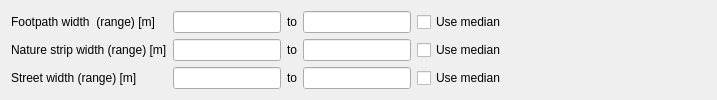
                 <widget class="QWidget" name="widget_5" native="true">
                  <property name="minimumSize">
                   <size>
                    <width>0</width>
                    <height>0</height>
                   </size>
                  </property>
                  <layout class="QGridLayout" name="gridLayout_7">
                   <item row="1" column="5">
                    <spacer name="horizontalSpacer_11">
                     <property name="orientation">
                      <enum>Qt::Horizontal</enum>
                     </property>
                     <property name="sizeHint" stdset="0">
                      <size>
                       <width>200</width>
                       <height>20</height>
                      </size>
                     </property>
                    </spacer>
                   </item>
                   <item row="2" column="3">
                    <widget class="QLineEdit" name="w_resnaturestrip_max_box">
                     <property name="text">
                      <string/>
                     </property>
                    </widget>
                   </item>
                   <item row="2" column="1">
                    <widget class="QLineEdit" name="w_resnaturestrip_min_box">
                     <property name="text">
                      <string/>
                     </property>
                    </widget>
                   </item>
                   <item row="2" column="2">
                    <widget class="QLabel" name="w_resnaturestrip_lbl2">
                     <property name="text">
                      <string>to</string>
                     </property>
                    </widget>
                   </item>
                   <item row="1" column="4">
                    <widget class="QCheckBox" name="w_resfootpath_med_check">
                     <property name="text">
                      <string>Use median</string>
                     </property>
                    </widget>
                   </item>
                   <item row="2" column="0">
                    <widget class="QLabel" name="w_resnaturestrip_lbl">
                     <property name="text">
                      <string>Nature strip width (range) [m]</string>
                     </property>
                    </widget>
                   </item>
                   <item row="1" column="0">
                    <widget class="QLabel" name="w_resfootpath_lbl">
                     <property name="text">
                      <string>Footpath width  (range) [m]</string>
                     </property>
                    </widget>
                   </item>
                   <item row="2" column="4">
                    <widget class="QCheckBox" name="w_resnaturestrip_med_check">
                     <property name="text">
                      <string>Use median</string>
                     </property>
                    </widget>
                   </item>
                   <item row="1" column="1">
                    <widget class="QLineEdit" name="w_resfootpath_min_box">
                     <property name="text">
                      <string/>
                     </property>
                    </widget>
                   </item>
                   <item row="1" column="3">
                    <widget class="QLineEdit" name="w_resfootpath_max_box">
                     <property name="text">
                      <string/>
                     </property>
                    </widget>
                   </item>
                   <item row="1" column="2">
                    <widget class="QLabel" name="w_resfootpath_lbl2">
                     <property name="text">
                      <string>to</string>
                     </property>
                    </widget>
                   </item>
                   <item row="3" column="0">
                    <widget class="QLabel" name="w_reslane_lbl">
                     <property name="text">
                      <string>Street width (range) [m]</string>
                     </property>
                    </widget>
                   </item>
                   <item row="3" column="3">
                    <widget class="QLineEdit" name="w_reslane_max_box">
                     <property name="text">
                      <string/>
                     </property>
                    </widget>
                   </item>
                   <item row="3" column="2">
                    <widget class="QLabel" name="w_reslane_lbl2">
                     <property name="text">
                      <string>to</string>
                     </property>
                    </widget>
                   </item>
                   <item row="3" column="1">
                    <widget class="QLineEdit" name="w_reslane_min_box">
                     <property name="text">
                      <string/>
                     </property>
                    </widget>
                   </item>
                   <item row="3" column="4">
                    <widget class="QCheckBox" name="w_reslane_med_check">
                     <property name="text">
                      <string>Use median</string>
                     </property>
                    </widget>
                   </item>
                  </layout>
                 </widget>
